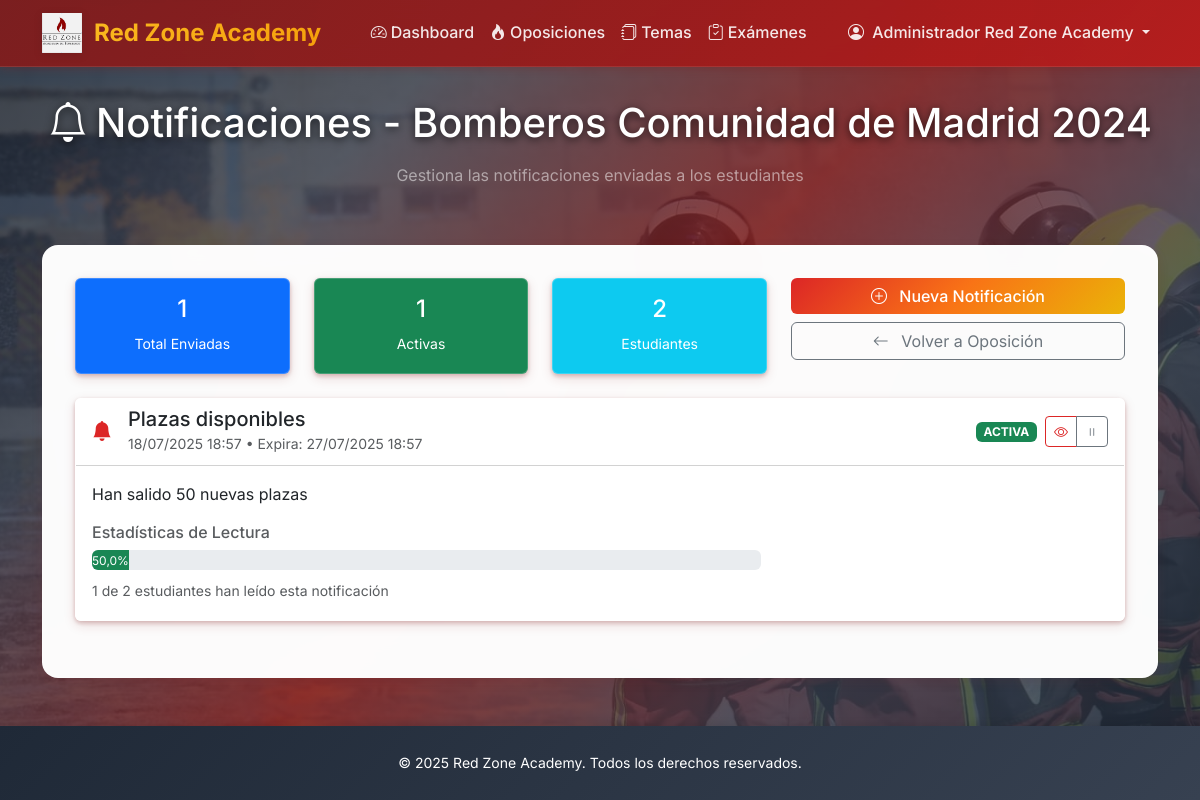
Screenshot of /dashboard/oposiciones/1/notificaciones/ (signed in) with the database file from the repository.
### accounts/models.py (models this page shows, shortened)
class CustomUser(AbstractUser):
    USER_TYPES = [
        ('admin', 'Administrador'),
        ('student', 'Alumno'),
    ]
    user_type = models.CharField(max_length=10, choices=USER_TYPES, default='student')
    created_at = models.DateTimeField(auto_now_add=True)
    profile_picture = models.ImageField(
        upload_to=user_profile_picture_path,
        blank=True,
        null=True,
        help_text="Imagen de perfil del usuario"
    )
    def is_admin(self):
        return self.user_type == 'admin'
    def is_student(self):
        return self.user_type == 'student'

### core/models.py (models this page shows, shortened)
class Oposicion(models.Model):
    nombre = models.CharField(max_length=200)
    descripcion = models.TextField()
    fecha_convocatoria = models.DateField()
    alumnos_con_acceso = models.ManyToManyField(
        User,
        limit_choices_to={'user_type': 'student'},
        blank=True,
        related_name='oposiciones_acceso'
    )
    created_at = models.DateTimeField(auto_now_add=True)
    updated_at = models.DateTimeField(auto_now=True)
    class Meta:
        verbose_name_plural = "Oposiciones"

class Notificacion(models.Model):
    enviado_por = models.ForeignKey(
        User,
        on_delete=models.CASCADE,
        related_name='notificaciones_enviadas',
        limit_choices_to={'user_type': 'admin'},
        help_text="Administrador que envía la notificación"
    )
    oposicion = models.ForeignKey(
        Oposicion,
        on_delete=models.CASCADE,
        related_name='notificaciones',
        help_text="Oposición a cuyos estudiantes se envía la notificación"
    )
    titulo = models.CharField(
        max_length=200,
        help_text="Título de la notificación"
    )
    mensaje = models.TextField(
        help_text="Contenido del mensaje"
    )
    tipo = models.CharField(
        max_length=20,
        choices=TipoNotificacion.choices,
        default=TipoNotificacion.INFORMACION,
        help_text="Tipo de notificación"
    )
    es_urgente = models.BooleanField(
        default=False,
        help_text="Notificación urgente (aparece destacada)"
    )
    requiere_confirmacion = models.BooleanField(
        default=False,
        help_text="Requiere que el estudiante confirme haber leído"
    )
    enlace_url = models.URLField(
        blank=True,
        help_text="URL opcional para más información"
    )
    enlace_texto = models.CharField(
        max_length=100,
        blank=True,
        help_text="Texto para el enlace"
    )
    fecha_creacion = models.DateTimeField(auto_now_add=True)
    fecha_expiracion = models.DateTimeField(
        blank=True,
        null=True,
        help_text="Fecha después de la cual la notificación no se muestra"
    )
    activa = models.BooleanField(
        default=True,
        help_text="Si la notificación está activa"
    )
    class Meta:
        ordering = ['-fecha_creacion']
        verbose_name = "Notificación"
        verbose_name_plural = "Notificaciones"
    @property
    def estudiantes_objetivo(self):
        return self.oposicion.alumnos_con_acceso.filter(user_type='student')
    @property
    def total_destinatarios(self):
        return self.estudiantes_objetivo.count()
    @property
    def total_leidas(self):
        return self.lecturas.count()
    @property
    def porcentaje_lectura(self):
        if self.total_destinatarios == 0:
            return 0
        return (self.total_leidas / self.total_destinatarios) * 100
    @property
    def esta_expirada(self):
        if not self.fecha_expiracion:
            return False
        from django.utils import timezone
        return timezone.now() > self.fecha_expiracion

### core/views_notificaciones.py (the view)
# urls.py: path('oposiciones/<int:oposicion_id>/notificaciones/', NotificacionesOposicionView.as_view(), name='notificaciones_oposicion'),
class NotificacionesOposicionView(AdminRequiredMixin, ListView):
    model = Notificacion
    template_name = 'core/notificaciones/notificaciones_oposicion.html'
    context_object_name = 'notificaciones'
    paginate_by = 10
    def dispatch(self, request, *args, **kwargs):
        self.oposicion = get_object_or_404(Oposicion, pk=kwargs['oposicion_id'])
        return super().dispatch(request, *args, **kwargs)
    def get_queryset(self):
        return self.oposicion.notificaciones.select_related('enviado_por').prefetch_related('lecturas')
    def get_context_data(self, **kwargs):
        context = super().get_context_data(**kwargs)
        context['oposicion'] = self.oposicion
        context['title'] = f'Notificaciones - {self.oposicion.nombre}'
        context['total_notificaciones'] = self.get_queryset().count()
        context['notificaciones_activas'] = self.get_queryset().filter(activa=True).count()
        return context

### core/views.py (called while the page is built)
    def test_func(self):
        return self.request.user.is_authenticated and self.request.user.is_admin()

### templates/core/notificaciones/notificaciones_oposicion.html (shortened to what this page needs)
{% extends 'base.html' %}
{% block content %}
<div class="container">
    <div class="page-header text-center seamless mb-4">
        <h1 class="text-white mb-3">
            <i class="bi bi-bell me-2"></i>{{ title }}
        </h1>
        <p class="text-white-50 mb-0">
            Gestiona las notificaciones enviadas a los estudiantes
        </p>
    </div>
    <div class="main-content">
        <div class="row mb-4">
            <div class="col-md-8">
                <div class="row">
                    <div class="col-md-4">
                        <div class="card bg-primary text-white">
                            <div class="card-body text-center">
                                <h4>{{ total_notificaciones }}</h4>
                                <small>Total Enviadas</small>
                            </div>
                        </div>
                    </div>
                    <div class="col-md-4">
                        <div class="card bg-success text-white">
                            <div class="card-body text-center">
                                <h4>{{ notificaciones_activas }}</h4>
                                <small>Activas</small>
                            </div>
                        </div>
                    </div>
                    <div class="col-md-4">
                        <div class="card bg-info text-white">
                            <div class="card-body text-center">
                                <h4>{{ oposicion.alumnos_con_acceso.count }}</h4>
                                <small>Estudiantes</small>
                            </div>
                        </div>
                    </div>
                </div>
            </div>
            <div class="col-md-4">
                <div class="d-grid gap-2">
                    <a href="{% url 'core:enviar_notificacion' oposicion.pk %}" class="btn btn-primary">
                        <i class="bi bi-plus-circle me-2"></i>
                        Nueva Notificación
                    </a>
                    <a href="{% url 'core:oposicion_detail' oposicion.pk %}" class="btn btn-outline-secondary">
                        <i class="bi bi-arrow-left me-2"></i>
                        Volver a Oposición
                    </a>
                </div>
            </div>
        </div>
        {% if notificaciones %}
            <div class="row">
                {% for notificacion in notificaciones %}
                <div class="col-12 mb-4">
                    <div class="card {% if not notificacion.activa %}border-secondary{% endif %}">
                        <div class="card-header {% if not notificacion.activa %}bg-light text-muted{% else %}bg-white{% endif %}">
                            <div class="d-flex justify-content-between align-items-center">
                                <div class="d-flex align-items-center">
                                    {% if notificacion.es_urgente %}
                                        <i class="bi bi-exclamation-triangle-fill text-danger me-3 fs-5"></i>
                                    {% elif notificacion.tipo == 'important' %}
                                        <i class="bi bi-exclamation-circle-fill text-warning me-3 fs-5"></i>
                                    {% elif notificacion.tipo == 'exam' %}
                                        <i class="bi bi-clipboard-check-fill text-success me-3 fs-5"></i>
                                    {% elif notificacion.tipo == 'file' %}
                                        <i class="bi bi-file-earmark-fill text-info me-3 fs-5"></i>
                                    {% else %}
                                        <i class="bi bi-bell-fill text-primary me-3 fs-5"></i>
                                    {% endif %}
                                    <div>
                                        <h5 class="mb-0">{{ notificacion.titulo }}</h5>
                                        <small class="text-muted">
                                            {{ notificacion.fecha_creacion|date:"d/m/Y H:i" }}
                                            {% if notificacion.fecha_expiracion %}
                                                • Expira: {{ notificacion.fecha_expiracion|date:"d/m/Y H:i" }}
                                            {% endif %}
                                        </small>
                                    </div>
                                </div>
                                <div class="d-flex align-items-center gap-2">
                                    {% if not notificacion.activa %}
                                        <span class="badge bg-secondary">DESACTIVADA</span>
                                    {% elif notificacion.esta_expirada %}
                                        <span class="badge bg-secondary">EXPIRADA</span>
                                    {% else %}
                                        <span class="badge bg-success">ACTIVA</span>
                                    {% endif %}
                                    <div class="btn-group btn-group-sm">
                                        <a href="{% url 'core:notificacion_detail' notificacion.pk %}"
                                           class="btn btn-outline-primary">
                                            <i class="bi bi-eye"></i>
                                        </a>
                                        <button class="btn btn-outline-secondary toggle-active-btn"
                                                data-notification-id="{{ notificacion.id }}"
                                                data-active="{{ notificacion.activa|yesno:'true,false' }}">
                                            {% if notificacion.activa %}
                                                <i class="bi bi-pause"></i>
                                            {% else %}
                                                <i class="bi bi-play"></i>
                                            {% endif %}
                                        </button>
                                    </div>
                                </div>
                            </div>
                        </div>
                        <div class="card-body">
                            <p class="mb-3">{{ notificacion.mensaje }}</p>
                            <div class="row">
                                <div class="col-md-8">
                                    <h6 class="text-muted mb-2">Estadísticas de Lectura</h6>
                                    <div class="progress mb-2" style="height: 20px;">
                                        <div class="progress-bar bg-success"
                                             style="width: {{ notificacion.porcentaje_lectura }}%"
                                             role="progressbar">
                                            {{ notificacion.porcentaje_lectura|floatformat:1 }}%
                                        </div>
                                    </div>
                                    <small class="text-muted">
                                        {{ notificacion.total_leidas }} de {{ notificacion.total_destinatarios }} estudiantes han leído esta notificación
                                    </small>
                                </div>
                                <div class="col-md-4">
                                </div>
                            </div>
                        </div>
                    </div>
                </div>
                {% endfor %}
            </div>
        {% endif %}
    </div>
</div>
{% endblock %}

### templates/base.html (shortened to what this page needs)
<!DOCTYPE html>
<html lang="es" data-bs-theme="light" class="h-100">
<head>
    {% load static %}
    <link href="https://cdnjs.cloudflare.com/ajax/libs/bootstrap/5.3.2/css/bootstrap.min.css" rel="stylesheet">
    <link href="https://cdnjs.cloudflare.com/ajax/libs/bootstrap-icons/1.11.3/font/bootstrap-icons.min.css" rel="stylesheet">
</head>
<body>
    <nav class="navbar navbar-expand-lg navbar-light bg-white">
        <div class="container">
            {% load static %}
            {% if user.is_authenticated %}
                <a class="navbar-brand" href="{% url 'core:dashboard' %}">
                    <img src="{% static 'img/logo_rz.png' %}" alt="Red Zone Academy" class="navbar-brand-logo">
                    Red Zone Academy
                </a>
            {% else %}
                <a class="navbar-brand" href="#">
                    <img src="{% static 'img/logo_rz.png' %}" alt="Red Zone Academy" class="navbar-brand-logo">
                    Red Zone Academy
                </a>
            {% endif %}
            {% if user.is_authenticated %}
            <div class="collapse navbar-collapse" id="navbarNav">
                <ul class="navbar-nav mx-auto">
                    <li class="nav-item">
                        <a class="nav-link" href="{% url 'core:dashboard' %}">
                            <i class="bi bi-speedometer2 me-1"></i>Dashboard
                        </a>
                    </li>
                    <li class="nav-item">
                        <a class="nav-link" href="{% url 'core:oposicion_list' %}">
                            <i class="bi bi-fire me-1"></i>Oposiciones
                        </a>
                    </li>
                    <li class="nav-item">
                        <a class="nav-link" href="{% url 'core:tema_list' %}">
                            <i class="bi bi-journals me-1"></i>Temas
                        </a>
                    </li>
                    <li class="nav-item">
                        <a class="nav-link" href="{% url 'core:examen_test_list' %}">
                            <i class="bi bi-clipboard-check me-1"></i>Exámenes
                        </a>
                    </li>
                </ul>
                <ul class="navbar-nav">
                    <li class="nav-item dropdown">
                        <a class="nav-link dropdown-toggle" href="#" id="userDropdown" role="button" data-bs-toggle="dropdown">
                            <i class="bi bi-person-circle me-1"></i>
                            {{ user.get_full_name|default:user.username }}
                        </a>
                    </li>
                </ul>
            </div>
            {% endif %}
        </div>
    </nav>
    <div class="main-wrapper">
        {% block content %}{% endblock %}
    </div>
    <footer class="footer">
        <div class="container">
            <div class="row">
                <div class="col-12 text-center">
                    <small>&copy; 2025 Red Zone Academy. Todos los derechos reservados.</small>
                </div>
            </div>
        </div>
    </footer>
</body>
</html>

### rows the page displays
CustomUser: get_full_name "Administrador Red Zone Academy"
Oposicion: alumnos_con_acceso.count "2"
Notificacion: es_urgente False (drawn), titulo "Plazas disponibles", fecha_creacion "18/07/2025 18:57", fecha_expiracion "27/07/2025 18:57", activa "ACTIVA", mensaje "Han salido 50 nuevas plazas", porcentaje_lectura "50,0", total_leidas "1", total_destinatarios "2"

### other values shown
{{ title }} "Notificaciones - Bomberos Comunidad de Madrid 2024"
{{ total_notificaciones }} "1"
{{ notificaciones_activas }} "1"
